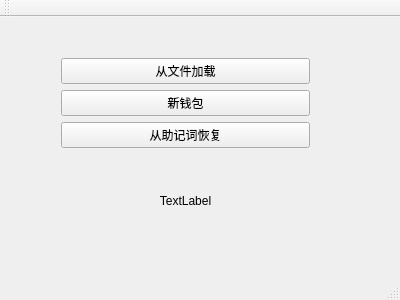
<?xml version="1.0" encoding="UTF-8"?>
<ui version="4.0">
 <class>WalletMain</class>
 <widget class="QMainWindow" name="WalletMain">
  <property name="geometry">
   <rect>
    <x>0</x>
    <y>0</y>
    <width>400</width>
    <height>300</height>
   </rect>
  </property>
  <property name="windowTitle">
   <string>WalletMain</string>
  </property>
  <widget class="QWidget" name="centralWidget">
   <widget class="QWidget" name="verticalLayoutWidget">
    <property name="geometry">
     <rect>
      <x>50</x>
      <y>30</y>
      <width>271</width>
      <height>211</height>
     </rect>
    </property>
    <layout class="QVBoxLayout" name="verticalLayout">
     <item>
      <widget class="QPushButton" name="saveOrLoadButton">
       <property name="text">
        <string>从文件加载</string>
       </property>
      </widget>
     </item>
     <item>
      <widget class="QPushButton" name="generalButton">
       <property name="text">
        <string>新钱包</string>
       </property>
      </widget>
     </item>
     <item>
      <widget class="QPushButton" name="mnemonicRecoveryButton">
       <property name="text">
        <string>从助记词恢复</string>
       </property>
      </widget>
     </item>
     <item>
      <widget class="QLabel" name="status">
       <property name="text">
        <string>TextLabel</string>
       </property>
       <property name="alignment">
        <set>Qt::AlignCenter</set>
       </property>
      </widget>
     </item>
    </layout>
   </widget>
  </widget>
  <widget class="QToolBar" name="mainToolBar">
   <attribute name="toolBarArea">
    <enum>TopToolBarArea</enum>
   </attribute>
   <attribute name="toolBarBreak">
    <bool>false</bool>
   </attribute>
  </widget>
  <widget class="QStatusBar" name="statusBar"/>
  <action name="actionWallet_New">
   <property name="text">
    <string>Wallet New</string>
   </property>
  </action>
 </widget>
 <layoutdefault spacing="6" margin="11"/>
 <resources/>
 <connections/>
</ui>
